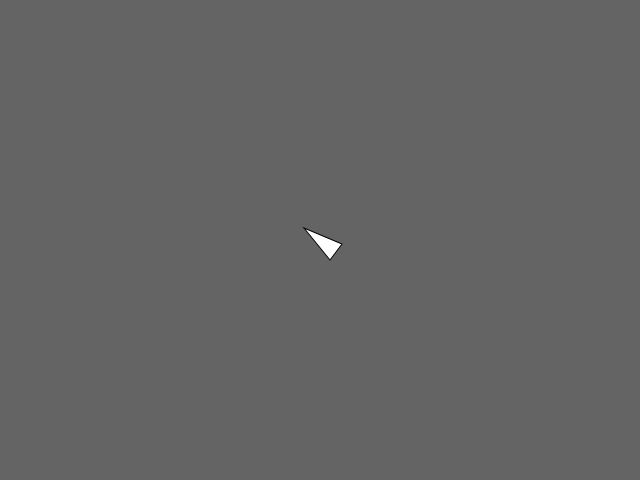
Frame 1 (no input)
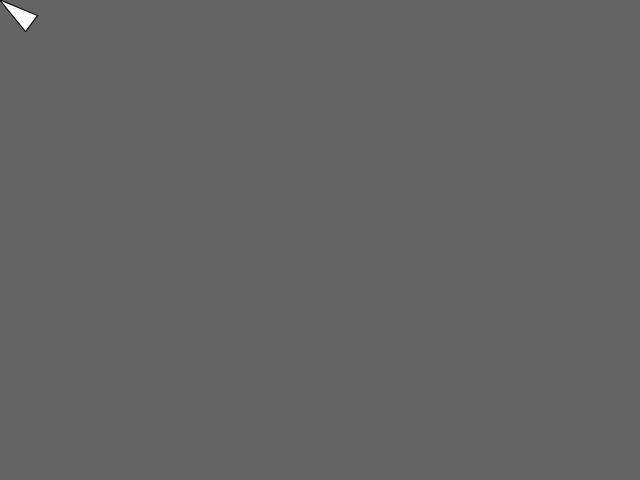
Frame 60 (no input)
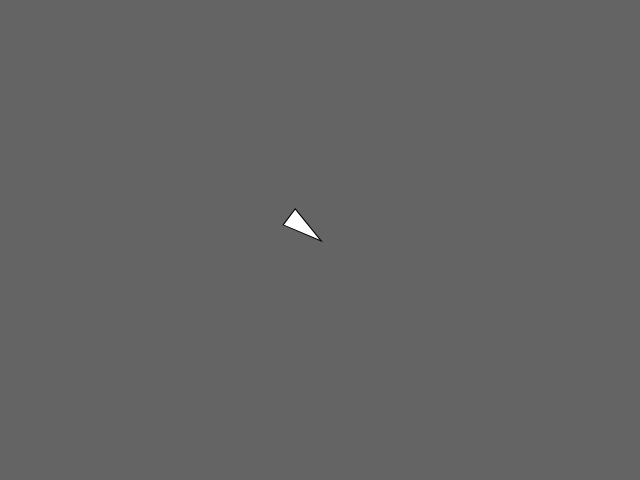
Frame 120 (the mouse pressed at the canvas centre since frame 60)

The p5.js sketch that drew these frames (run headless with seeded random() and noise() and a simulated clock; from frame 60 on, the mouse is pressed at the canvas centre):

// p5.js sketch
// ── sketch.js
// atan2(), A triangle chases the mouse position. This also uses the lerp() function to create an easing effect

let shapePos;

function setup() {
  createCanvas(640, 480);
  rectMode(CENTER);
  shapePos = createVector(width / 2, height / 2);
}

function draw() {
  background(100);

  const mousePos = createVector(mouseX, mouseY);
  const angle = atan2(mousePos.y - shapePos.y, mousePos.x - shapePos.x);

  push()
  translate(shapePos.x, shapePos.y);
  rotate(angle + PI / 2);
  triangle(0, -20, -10, 20, 10, 20)
  pop()

  // this line keeps updating the shape position to be closer to the mouse
  shapePos = p5.Vector.lerp(shapePos, mousePos, 0.05);

}
